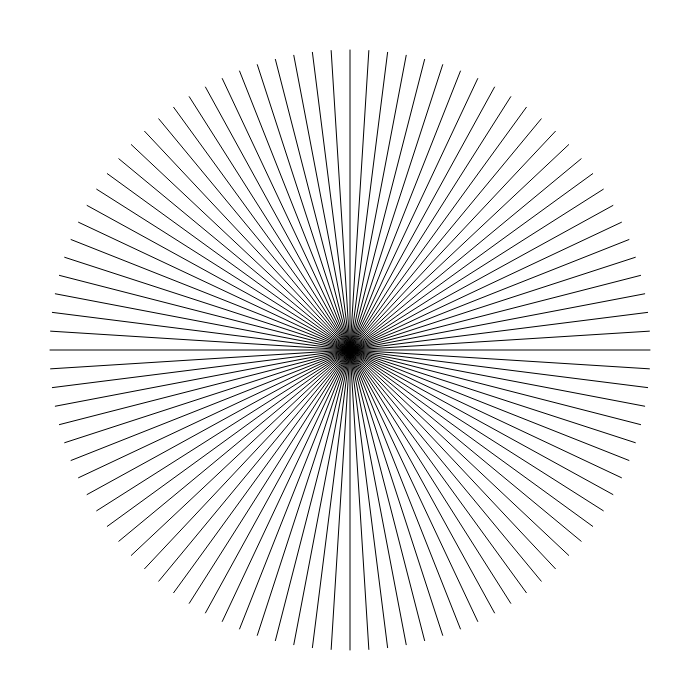
Frame 1 (no input)
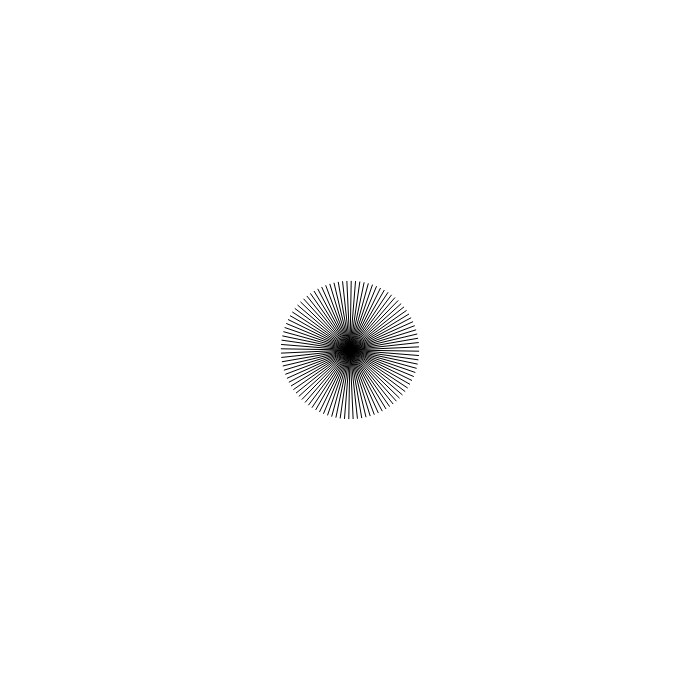
Frame 60 (no input)
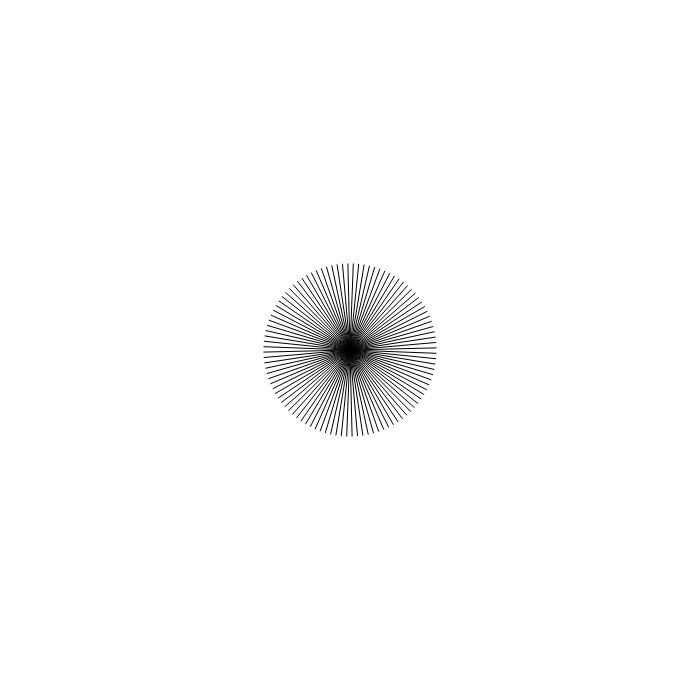
Frame 120 (the mouse pressed at the canvas centre since frame 60)

The p5.js sketch that drew these frames (run headless with seeded random() and noise() and a simulated clock; from frame 60 on, the mouse is pressed at the canvas centre):

// p5.js sketch
// ── sketch.js

var pointsPerCircle = 100;
var radius = 300;
var drehung = 0;
var t = 0;

function setup() {
  createCanvas(700, 700);
  angleMode(DEGREES);
  frameRate(25);
}

function draw() {
background(255);  
 /*
  if (t%3 == 0)  background(255,0,0);
  if (t%3 == 1)  background(0,255,0);
  if (t%3 == 2)  background(0,0,255);
*/
  for (var winkel = 0; winkel < 360; winkel = winkel + (360 / pointsPerCircle)) {
    var xpos = cos(winkel + drehung) * radius;
    var ypos = sin(winkel + drehung) * radius;
    line(width / 2, height / 2, (width / 2) + xpos, (height / 2) + ypos);
  }
  drehung = drehung+0.2; //map(mouseX,0,width-1,-10,10);
  //radius = mouseY/2;
   radius = 250 +(200 * sin(millis()*0.1));
   t++;
}
